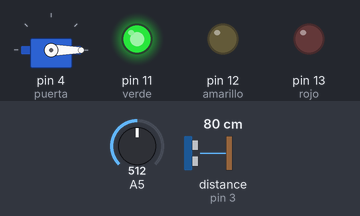
This sketch was run on a simulated Arduino Uno, built with avr-gcc and run on an emulated ATmega328P. Parts: servo, output pins drawn as LEDs (lit = HIGH). Wiring (inferred from the names in the program): ultrasonic range finder: trigger pin 2; echo pin 3. The test bench sets the inputs (shaded band); at power-on: distance to the obstacle (sensor on pin 3) 80 cm, A5 = 512. The echo pulse lasts 58.3 µs per cm; pins used as bus, display or sensor lines are not drawn; what the sketch prints to the serial monitor is not drawn.

Above: at 1.8 s.
1.9 s: distance to the obstacle (sensor on pin 3) set to 56 cm
3.7 s: distance to the obstacle (sensor on pin 3) set to 48 cm
At 5.7 s:
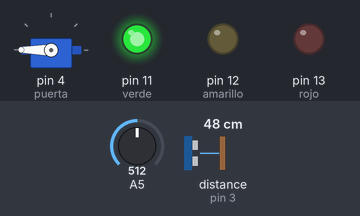
6.0 s: A5 set to 918
8.2 s: A5 set to 943
At 9.9 s:
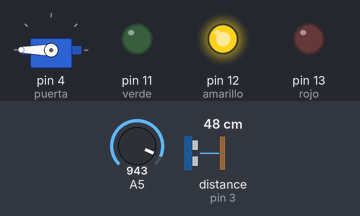
10.5 s: distance to the obstacle (sensor on pin 3) set to 60 cm
At 12.3 s:
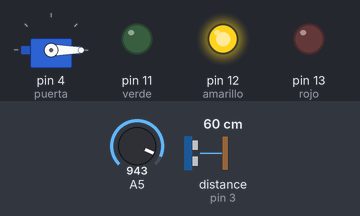
13.0 s: A5 set to 977
At 14.6 s:
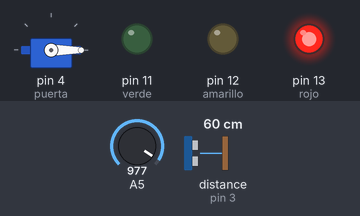
Timing chart, 0 to 16.1 s (numbered marks = the images above; inputs shaded):
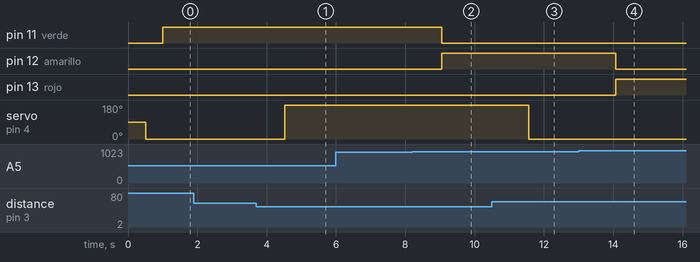

Measured:
- the behaviour switches between 52 and 51 cm on distance to the obstacle (sensor on pin 3) (found by bisection; images 0 and 1)
- the behaviour switches between 930 and 931 on A5 (found by bisection; images 1 and 2)
- the behaviour switches between 960 and 961 on A5 (found by bisection; images 3 and 4)
- after the input at 1.9 s, every drawn part: stays the same
- after the input at 3.7 s, servo on pin 4 (puerta): 0° → 180° after 0.83 s
- after the input at 6.0 s, every drawn part: stays the same
- after the input at 8.2 s, pin 11 (verde): HIGH → LOW after 0.85 s; pin 12 (amarillo): LOW → HIGH after 0.85 s
- after the input at 10.5 s, servo on pin 4 (puerta): 180° → 0° after 1.1 s
- after the input at 13.0 s, pin 12 (amarillo): HIGH → LOW after 1.1 s; pin 13 (rojo): LOW → HIGH after 1.1 s

The sketch:

arduino.ino
```cpp
// C++ code
// sensor de personas.
#include <Servo.h> // servo library
Servo puerta;
int trig= 2;
int echo =3;
int tiempo;
unsigned long distancia; //SENSOR DE GAS.
int gas;
int rojo = 13;
int amarillo = 12;
int verde = 11;
void setup() {
    //sensor de persona
    Serial.begin(9600);
    pinMode(trig, OUTPUT); //envia el sonido
    pinMode(echo, INPUT); //ESCUCHA EL SONIDO
    puerta.attach(4); //SENSOR DE GAS.
    Serial.begin(9600); // Es para usar el monitor en serie.
    pinMode(rojo, OUTPUT);
    pinMode(amarillo, OUTPUT);
    pinMode(verde, OUTPUT);
}
void loop() { //
    detectarPersonas();
    detectarGas();
}

//FUNCIÓN QUE DETECTA PERSONAS.
void detectarPersonas() {
    digitalWrite(trig, HIGH);
    delay(1); digitalWrite(trig, LOW);
    tiempo = pulseIn(echo, HIGH);
    distancia = tiempo / 58.2;
    Serial.println(" cm ");
    Serial.print(distancia);
    delay(500);
    if (distancia <= 50) {
        puerta.write(180);
    } else if (distancia > 50) {
        puerta.write(0); }
}

//FUNCIÓN DETECTAR GAS.
void detectarGas() {
    gas = analogRead(A5);
    Serial.println(gas); // Imprimir los valores.
    delay(500);
    if(gas < 930) {
        digitalWrite(verde, HIGH); // ENCIENDE EL LED VERDE.
        digitalWrite(amarillo, LOW); // Apaga el led amarillo.
        digitalWrite(rojo, LOW); // Apaga el led rojo.
    } else if ((gas > 930) & (gas < 960)) {
        digitalWrite(verde, LOW); // Apaga el led verde.
        digitalWrite(amarillo, HIGH); // ENCIENDE EL LED AMARILLO.
        digitalWrite(rojo, LOW); // Apaga el led rojo.
    } else if (gas > 960) {
        digitalWrite(verde, LOW); // Apaga el led verde.
        digitalWrite(amarillo, LOW); // Apaga el led amarillo.
        digitalWrite(rojo, HIGH); // ENCIENDE EL LED ROJO.
    }
}
```
